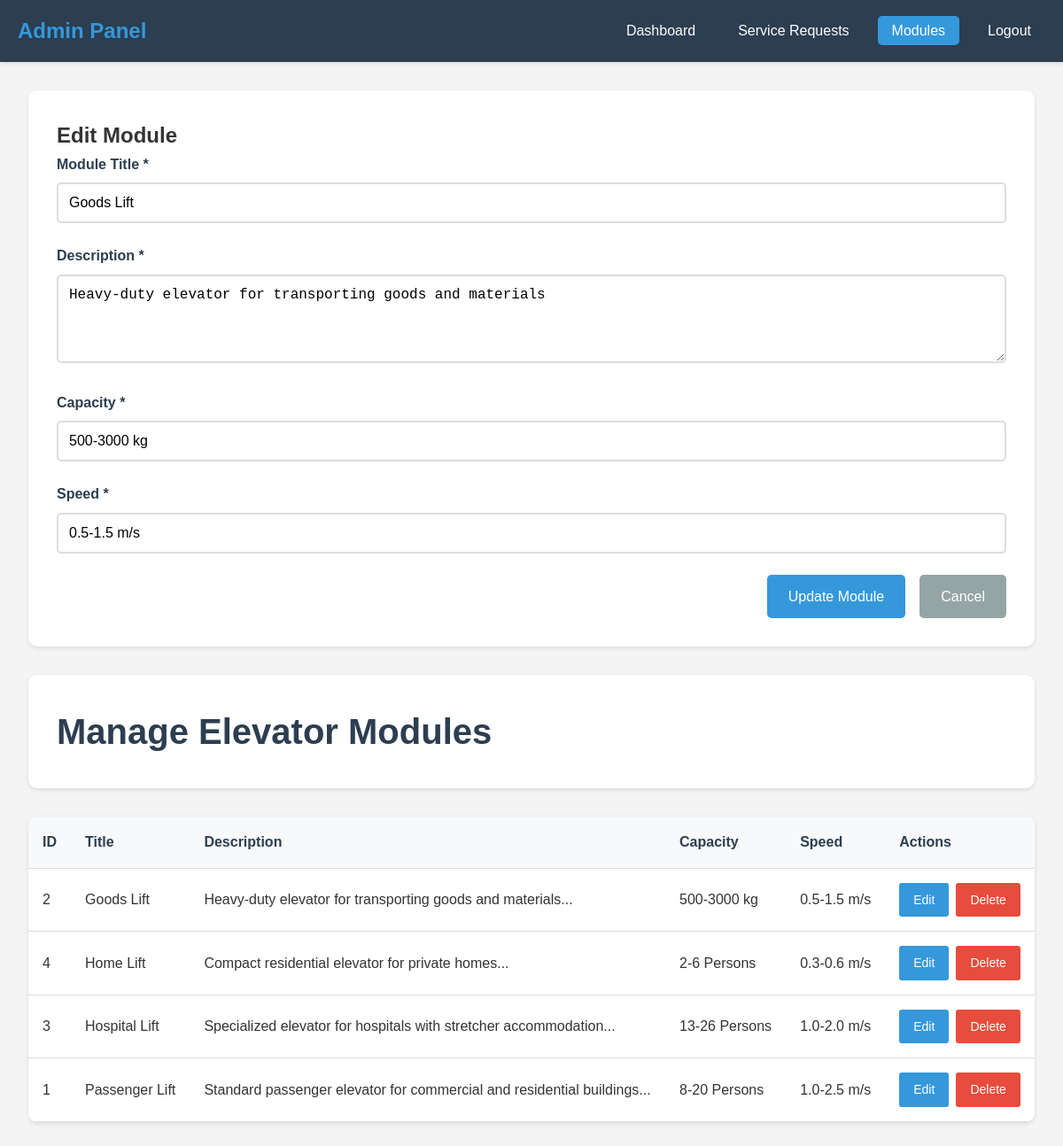
Screenshot of /admin/manage-modules.php?action=edit&edit=2 (signed in) with the database file from the repository.
### tables this page shows
CREATE TABLE IF NOT EXISTS modules (
    id INT AUTO_INCREMENT PRIMARY KEY,
    title VARCHAR(100) NOT NULL,
    description TEXT NOT NULL,
    capacity VARCHAR(50) NOT NULL,
    speed VARCHAR(50) NOT NULL,
    created_at TIMESTAMP DEFAULT CURRENT_TIMESTAMP
);

### admin/manage-modules.php (the view, shortened to what this page needs)
<?php
include '../config/db.php';
$action = $_GET['action'] ?? '';
$edit_id = $_GET['edit'] ?? '';
$modules = [];
$result = $conn->query("SELECT * FROM modules ORDER BY title");
if ($result) {
    while ($row = $result->fetch_assoc()) {
        $modules[] = $row;
    }
}
$edit_module = null;
if ($action == 'edit' && !empty($edit_id)) {
    $stmt = $conn->prepare("SELECT * FROM modules WHERE id = ?");
    $stmt->bind_param("i", $edit_id);
    $stmt->execute();
    $result = $stmt->get_result();
    if ($result->num_rows === 1) {
        $edit_module = $result->fetch_assoc();
    }
}
?>
<!DOCTYPE html>
<html lang="en">
<head>
    <link rel="stylesheet" href="../css/style.css">
</head>
<body>
    <div class="admin-container">
        <header class="admin-header">
            <nav class="admin-nav container">
                <h1>Admin Panel</h1>
                <ul>
                    <li><a href="dashboard.php">Dashboard</a></li>
                    <li><a href="manage-requests.php">Service Requests</a></li>
                    <li><a href="manage-modules.php" class="active">Modules</a></li>
                    <li><a href="logout.php">Logout</a></li>
                </ul>
            </nav>
        </header>
        <div class="admin-content container">
            <?php if ($action == 'add' || ($action == 'edit' && $edit_module)): ?>
                <div class="form-modal">
                    <h2><?php echo $action == 'add' ? 'Add New Module' : 'Edit Module'; ?></h2>
                    <form method="POST" action="manage-modules.php">
                        <div class="form-group">
                            <label for="title">Module Title *</label>
                            <input type="text" id="title" name="title" value="<?php echo $edit_module['title'] ?? ''; ?>" required>
                        </div>
                        <div class="form-group">
                            <label for="description">Description *</label>
                            <textarea id="description" name="description" rows="4" required><?php echo $edit_module['description'] ?? ''; ?></textarea>
                        </div>
                        <div class="form-group">
                            <label for="capacity">Capacity *</label>
                            <input type="text" id="capacity" name="capacity" value="<?php echo $edit_module['capacity'] ?? ''; ?>" required>
                        </div>
                        <div class="form-group">
                            <label for="speed">Speed *</label>
                            <input type="text" id="speed" name="speed" value="<?php echo $edit_module['speed'] ?? ''; ?>" required>
                        </div>
                        <div class="form-actions">
                            <button type="submit" name="<?php echo $action == 'add' ? 'add_module' : 'edit_module'; ?>" class="btn-submit">
                                <?php echo $action == 'add' ? 'Add Module' : 'Update Module'; ?>
                            </button>
                            <a href="manage-modules.php" class="btn-cancel">Cancel</a>
                        </div>
                    </form>
                </div>
            <?php endif; ?>
            <div class="page-header">
                <h2>Manage Elevator Modules</h2>
            </div>
            <div class="modules-table">
                <div class="table-responsive">
                    <table>
                        <thead>
                            <tr>
                                <th>ID</th>
                                <th>Title</th>
                                <th>Description</th>
                                <th>Capacity</th>
                                <th>Speed</th>
                                <th>Actions</th>
                            </tr>
                        </thead>
                        <tbody>
                            <?php if (!empty($modules)): ?>
                                <?php foreach ($modules as $module): ?>
                                    <tr>
                                        <td><?php echo $module['id']; ?></td>
                                        <td><?php echo htmlspecialchars($module['title']); ?></td>
                                        <td><?php echo htmlspecialchars(substr($module['description'], 0, 100)) . '...'; ?></td>
                                        <td><?php echo htmlspecialchars($module['capacity']); ?></td>
                                        <td><?php echo htmlspecialchars($module['speed']); ?></td>
                                        <td>
                                            <div class="action-buttons">
                                                <a href="manage-modules.php?action=edit&edit=<?php echo $module['id']; ?>" class="btn-edit">Edit</a>
                                                <a href="manage-modules.php?delete=<?php echo $module['id']; ?>" class="btn-delete" onclick="return confirm('Are you sure you want to delete this module?')">Delete</a>
                                            </div>
                                        </td>
                                    </tr>
                                <?php endforeach; ?>
                            <?php else: ?>
                                <tr>
                                    <td colspan="6" style="text-align: center;">No modules found. <a href="manage-modules.php?action=add">Add your first module</a>.</td>
                                </tr>
                            <?php endif; ?>
                        </tbody>
                    </table>
                </div>
            </div>
        </div>
    </div>
</body>
</html>

### css/style.css (style rules this page uses)
* { margin: 0; padding: 0; box-sizing: border-box; }
body { font-family: 'Arial', sans-serif; line-height: 1.6; color: #333; background-color: #ffffff; }
.container { max-width: 1200px; margin: 0 auto; padding: 0 20px; }
header { background: #2c3e50; color: white; padding: 1rem 0; position: sticky; top: 0; z-index: 1000; box-shadow: 0 2px 5px rgba(0,0,0,0.1); }
.page-header { background: linear-gradient(135deg, #ffe0ec 0%, #ffb6c1 100%); color: #333; padding: 60px 0; text-align: center; }
.page-header h2 { font-size: 2.5rem; margin-bottom: 1rem; }
.form-group { margin-bottom: 1.5rem; }
.form-group label { display: block; margin-bottom: 0.5rem; font-weight: bold; color: #2c3e50; }
.form-group input, .form-group select, .form-group textarea { width: 100%; padding: 12px; border: 2px solid #ddd; border-radius: 5px; font-size: 1rem; transition: border-color 0.3s ease; }
.form-actions { display: flex; gap: 1rem; justify-content: center; margin-top: 2rem; }
.action-buttons { display: flex; gap: 0.5rem; }
.btn-edit { background: #ffc107; color: #212529; }
.btn-delete { background: #dc3545; color: white; }
.form-actions { display: flex; gap: 1rem; justify-content: flex-end; margin-top: 1rem; }

### admin/manage-modules.php (style rules this page uses)
.admin-container { background: #f4f4f4; min-height: 100vh; }
.admin-header { background: #2c3e50; color: white; padding: 1rem 0; box-shadow: 0 2px 5px rgba(0,0,0,0.1); }
.admin-nav { display: flex; justify-content: space-between; align-items: center; }
.admin-nav h1 { color: #3498db; font-size: 1.5rem; }
.admin-nav ul { display: flex; list-style: none; gap: 1rem; margin: 0; padding: 0; }
.admin-nav a { color: white; text-decoration: none; padding: 0.5rem 1rem; border-radius: 5px; transition: background 0.3s ease; }
.admin-nav a.active { background: #3498db; }
.admin-content { padding: 2rem; }
.page-header { background: white; padding: 2rem; border-radius: 10px; margin-bottom: 2rem; box-shadow: 0 2px 5px rgba(0,0,0,0.1); display: flex; justify-content: space-between; align-items: center; }
.page-header h2 { color: #2c3e50; margin: 0; }
.modules-table { background: white; border-radius: 10px; overflow: hidden; box-shadow: 0 2px 5px rgba(0,0,0,0.1); }
.table-responsive { overflow-x: auto; }
.modules-table table { width: 100%; border-collapse: collapse; }
.modules-table th, .modules-table td { padding: 1rem; text-align: left; border-bottom: 1px solid #ddd; }
.modules-table th { background: #f8f9fa; font-weight: bold; color: #2c3e50; }
.action-buttons { display: flex; gap: 0.5rem; }
.btn-edit, .btn-delete { padding: 0.5rem 1rem; text-decoration: none; border-radius: 3px; font-size: 0.875rem; transition: background 0.3s ease; }
.btn-edit { background: #3498db; color: white; }
.btn-delete { background: #e74c3c; color: white; }
.form-modal { background: white; padding: 2rem; border-radius: 10px; box-shadow: 0 2px 5px rgba(0,0,0,0.1); margin-bottom: 2rem; }
.form-group { margin-bottom: 1.5rem; }
.form-group label { display: block; margin-bottom: 0.5rem; font-weight: bold; color: #2c3e50; }
.form-group input, .form-group textarea { width: 100%; padding: 0.75rem; border: 2px solid #ddd; border-radius: 5px; font-size: 1rem; transition: border-color 0.3s ease; }
.form-actions { display: flex; gap: 1rem; }
.btn-submit { background: #3498db; color: white; padding: 0.75rem 1.5rem; border: none; border-radius: 5px; cursor: pointer; font-size: 1rem; transition: background 0.3s ease; }
.btn-cancel { background: #95a5a6; color: white; padding: 0.75rem 1.5rem; text-decoration: none; border-radius: 5px; transition: background 0.3s ease; }

### rows the page displays
modules: title "Goods Lift", description "Heavy-duty elevator for transporting goods and materials", capacity "500-3000 kg", speed "0.5-1.5 m/s", id "2"
modules: id "4", title "Home Lift", description "Compact residential elevator for private homes", capacity "2-6 Persons", speed "0.3-0.6 m/s"
modules: id "3", title "Hospital Lift", description "Specialized elevator for hospitals with stretcher accommodation", capacity "13-26 Persons", speed "1.0-2.0 m/s"
modules: id "1", title "Passenger Lift", description "Standard passenger elevator for commercial and residential buildings", capacity "8-20 Persons", speed "1.0-2.5 m/s"
